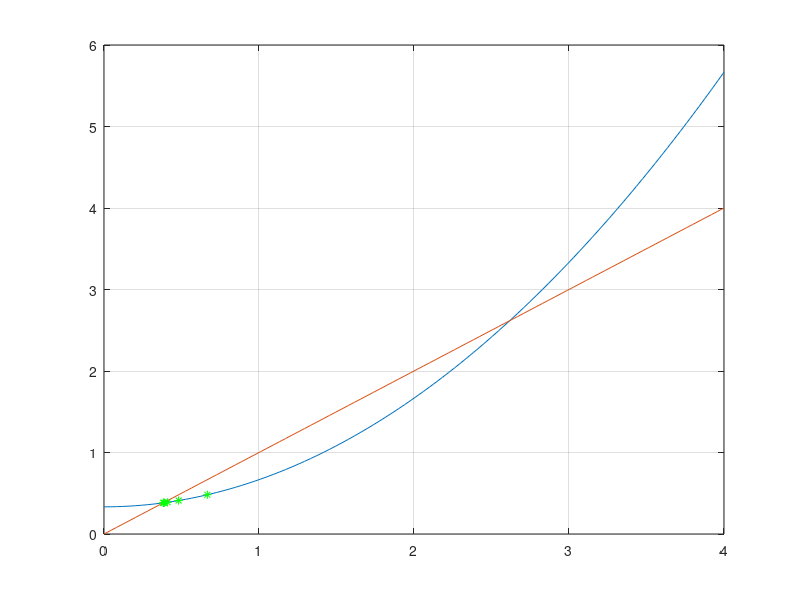

Write MATLAB code to recreate this figure.


 clear all
 close all
 clc
 
 %% 대상함수의 그림표현
 xs = linspace( 0,4,100);
 ys = 1/3*(xs.^2+1)
 
 
 plot(xs, ys)
grid 
hold 
plot(xs, xs)

%%해석해의 표현
x1=1.5 + sqrt(5/4);
x2=1.5-sqrt(5/4);

%% 반복법을 통한 수치해석
x0 = 1;

for i = 0:1:5
    if i == 0 
        x(1) = (x0^2+1)/3
    else
        x(i+1)= (x(i)^2+1)/3
    end
    plot(x(i+1),(x(i+1)^2+1)/3,'g*')
    pause(1)
end

